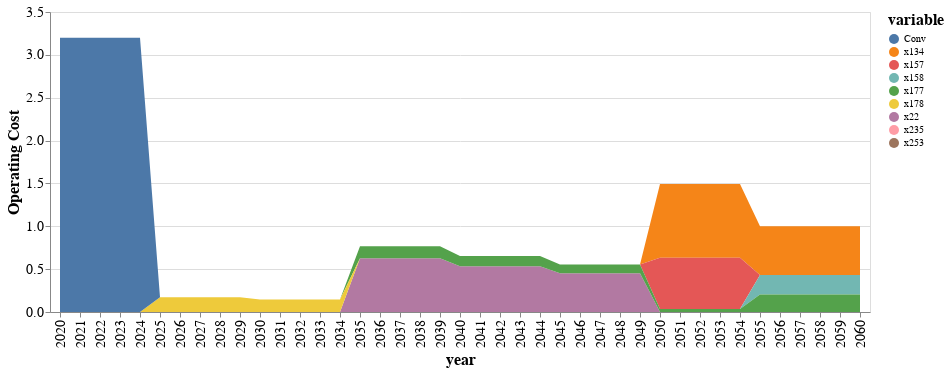

Notebook cell for this chart:
### Code cell
#only for this result

function conventional(i1,t)
    if t==7
        return (1-sum(JuMP.values.(xk)[k,t] for k in 1:nrow(compromise)))
    end
    if t==0
        if mod(i1,5)≥mod(round.(sum(JuMP.values.(tk)[1:nrow(compromise),t+1])-0.001;digits=4),5) && sum(JuMP.values.(xk)[1:nrow(compromise),t+1]) > 0
            return (1-sum(JuMP.values.(xk)[k,t+1] for k in 1:nrow(compromise)))*initial[1,:Ocost]
        else
            return initial[1,:Ocost]
        end
    else
        sum_xks_atT=0
        for k1 in 1:nrow(compromise)
            if mod(i1,5)≥mod(round(JuMP.values.(tk)[k1,t+1]-0.001;digits=4),5) && sum(JuMP.values.(xk)[k1,t:t+1])>0 && t>0
                sum_xks_atT+=JuMP.values.(xk)[k1,t+1]
            else
                sum_xks_atT+=JuMP.values.(xk)[k1,t]
            end
        end
            
        #if mod(i1,5)≥mod(round(sum(JuMP.values.(tk)[1:nrow(compromise),t+1]);digits=2),5) && sum(JuMP.values.(xk)[1:nrow(compromise),t:t+1])>0 && t>0
        #    t=t+1
        #end
        #return (1-sum(JuMP.values.(xk)[k,t] for k in 1:nrow(compromise)))
        return (1-sum_xks_atT)*initial[1,:Ocost]*0.982^(-1*tau[t])
    end
end

function innovation(i1,k1,t)
    if t==7
        return sum(JuMP.values.(xk)[k,t] for k=k1:k1)
    end
    if t==0 
        if mod(i1,5)≥mod(round(JuMP.values.(tk)[k1,t+1]-0.001;digits=4),5) && JuMP.values.(xk)[k1,t+1] > 0
            t=1
            return (sum(JuMP.values.(xk)[k,t]*compromise[k,9] for k=k1:k1))            
        else
            return 0
        end
    end
    if mod(i1,5)≥mod(round(JuMP.values.(tk)[k1,t+1]-0.001;digits=4),5) && sum(JuMP.values.(xk)[k1,t:t+1])>0 && t>0
        t=t+1
    end
    return sum(JuMP.values.(xk)[k,t]*compromise[k,9]*0.968^(tau[t]) for k=k1:k1)
    
end




conv=zeros(55)

#onv[1]=100
inn_co2=zeros(nrow(compromise),55)

for k in 1:nrow(compromise)
    inn_co2[k,1]=0
end
j=0
for t in 1:55
    if 0 ≤ t ≤ 5
        j=0
    elseif 6 ≤ t ≤ 10
        j=1
    elseif 11 ≤ t ≤ 15
        j=2
    elseif 16 ≤ t ≤ 20
        j=3
    elseif 21 ≤ t ≤ 25
        j=4
    elseif 26 ≤ t ≤ 30
        j=5
    elseif 31 ≤ t ≤ 35
        j=6
    else
        j=7
    end
    
    
    
    conv[t]=conventional(t,j)
    for k in 1:nrow(compromise)
        
        inn_co2[k,t]=innovation(t,k,j)
    end
end
#conv[1:5].=100

sNames = ["conv","inn1","inn2","inn3","inn4","inn5","inn6","inn7","inn8","inn9","inn10"]
xLabels = []
for i in 2020:2070
    push!(xLabels,string(i))
end

#df = DataFrame(year=xLabels, conv=conv, inn1=inn_co2[1,:],inn2=inn_co2[2,:],inn3=inn_co2[3,:],inn4=inn_co2[4,:],
#        inn5=inn_co2[5,:],inn6=inn_co2[6,:],inn7=inn_co2[7,:],inn8=inn_co2[8,:],inn9=inn_co2[9,:],inn10=inn_co2[10,:])
df = DataFrame(vcat(inn_co2,conv')',:auto)


df=df[1:41,:]

df=df[!, any.(>(0), eachcol(df))]
df[!,:year]=xLabels[1:41]
#rename!(df,[:x1,:x93,:x218,:x222] .=> [:Conv,:pyLDPE1,:alcPLA2,:alcPLA6])
#df[!,:pyLDPE11]=zeros(36)
rename!(df,[:x269] .=> [:Conv])
#df[!,:x31]=zeros(36)
#df[!,:x38]=zeros(36)
#df[!,:x164]=zeros(36)

#rename!(df,[:x94,:x95,:x104,:x109,:x196,:x198,:x199,:x200,:x201] .=> [:LABS12,:LABS13,:LABS22,:LABS27,:RecyclPLA2,:RecyclPLA4,:RecyclPLA5,:RecyclPLA6,:RecyclPLA7])
#rename!(df,[:x29,:x30,:x31,:x45,:x49] .=> [:pyLDPE_maxTheta,:pyLDPE_minGWP,:pyLDPE_minLCC,:pyLDPE_14,:pyLDPE_18])
#rename!(df,[:x160,:x164] .=> [:alcPLA_minLCC,:alcPLA_3])
o_cost=df |> stack |> @vlplot(:area, x=:year, y={:value, stack=:zero, title="Operating Cost"}, color="variable:n",legend=:sNames,
    config={axis= {labelFontSize=14,titleFontSize= 16},legend={titleFontSize=16}}) 
if want_save>0
    save("./result-case-roadmap/op_cost-"*output_key*".svg", o_cost)
end
#save("./result-case-roadmap/split_yearly-netzero.svg", split_yearly)
o_cost

### Figure 1 — Vega-Lite specification as saved in the notebook (floating-point values rounded to 4 significant figures; data arrays with more than 128 entries replaced by an {"elided": "..."} marker saying what was removed)
{"config": {"axis": {"labelFontSize": 14, "titleFontSize": 16}, "legend": {"titleFontSize": 16}}, "data": {"values": {"elided": "369 records"}}, "encoding": {"color": {"field": "variable", "type": "nominal"}, "x": {"field": "year"}, "y": {"field": "value", "stack": "zero", "title": "Operating Cost", "type": "quantitative"}}, "legend": "sNames", "mark": "area"}
